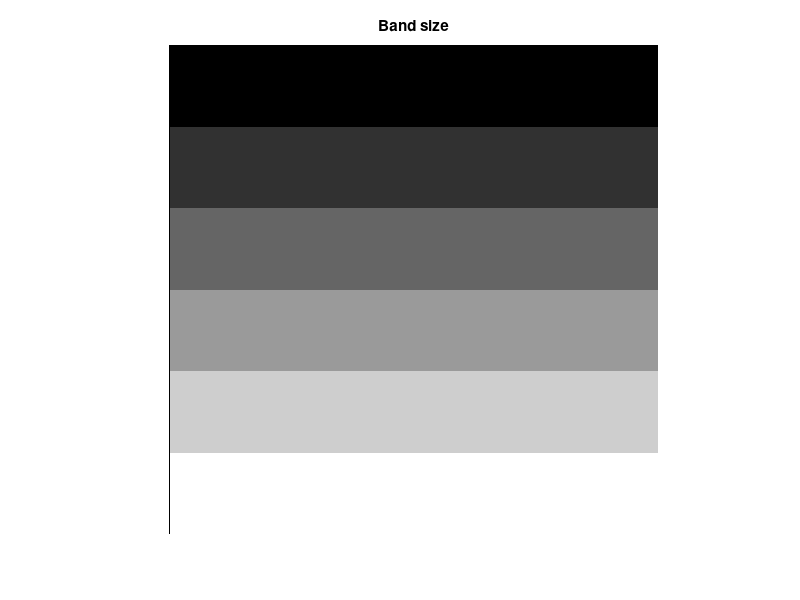

Here is the MATLAB script that generated this plot:
%0.0 = Black
%0.5 =??
%1.0 = White 
clc, clear, close all

height = 600;
width = 600;
I = ones(height,width);
band_size = 100;
I(1:100, :)=0.0; %from 1  to 100 row and all coloumn are  Black colour(0.0)
I(101:200, :)=0.2;
I(201:300, :)=0.4;
I(301:400, :)=0.6;
I(401:500, :)=0.8;
I(501:600, :)=1.0;%from 501  to 600 row and all coloumn are  white colour(1.0)
imshow(I);
title('Band size')